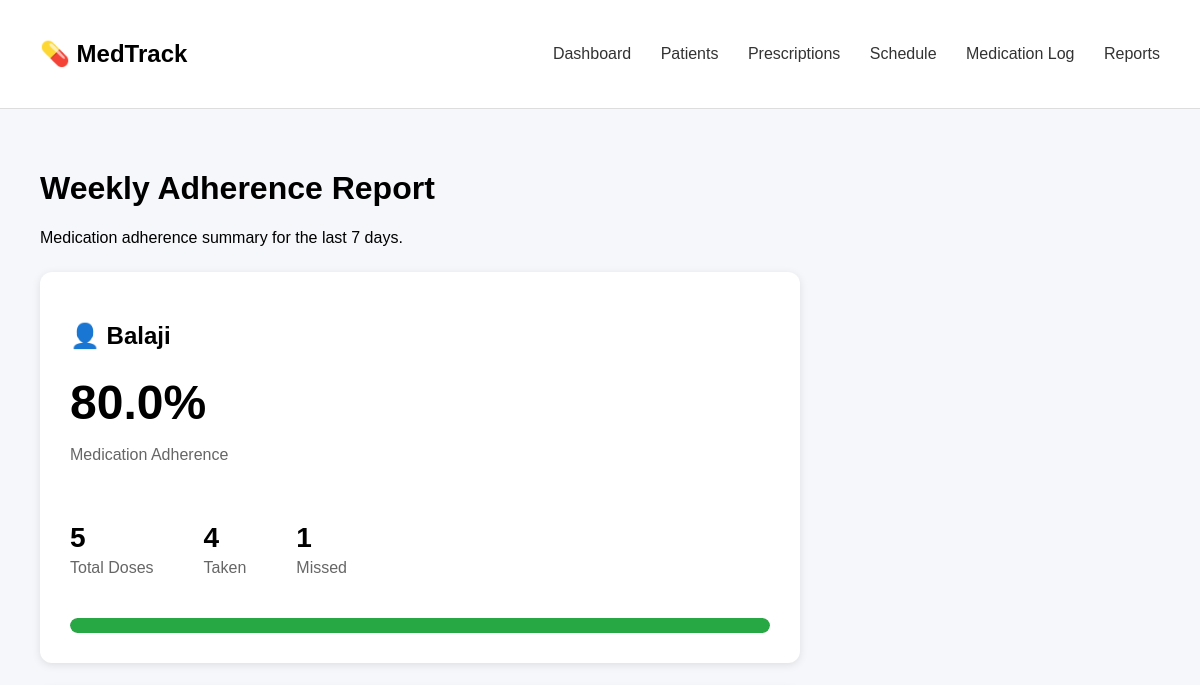
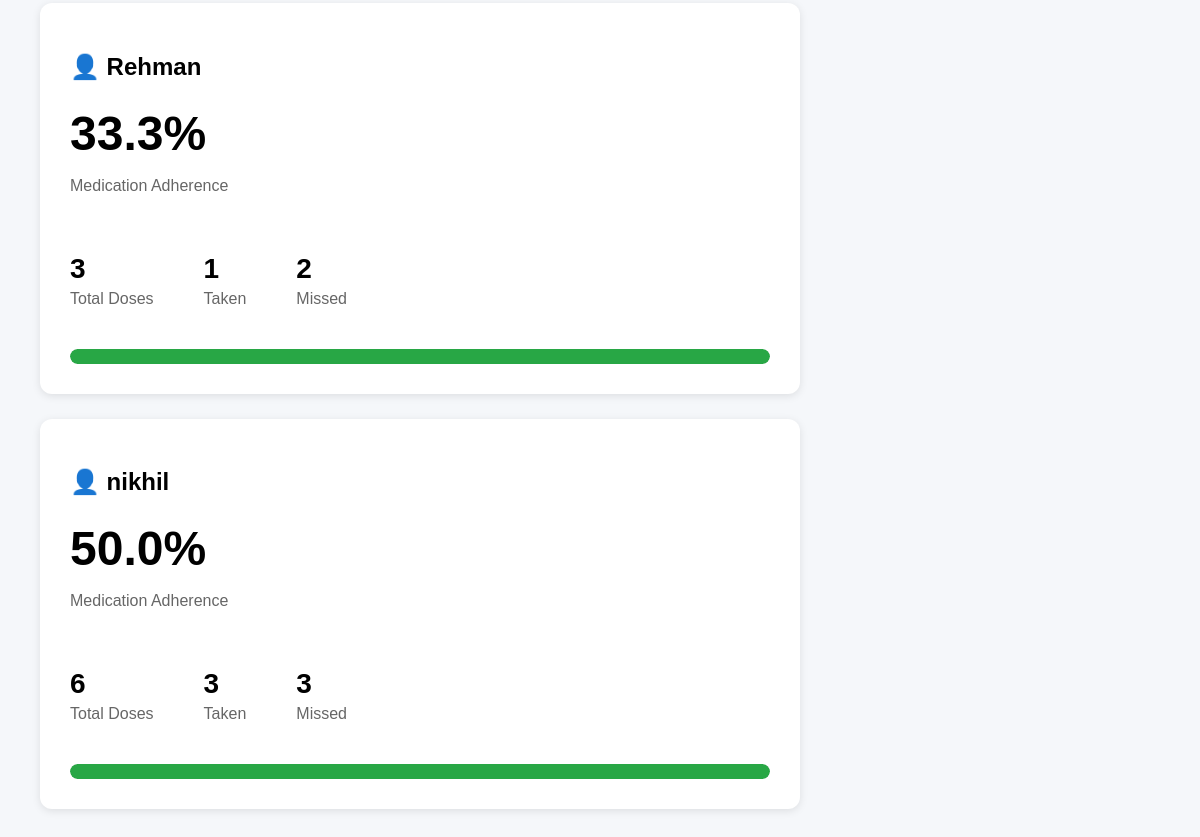
Page /reports on the earlier database version (2 pictures, top to bottom).
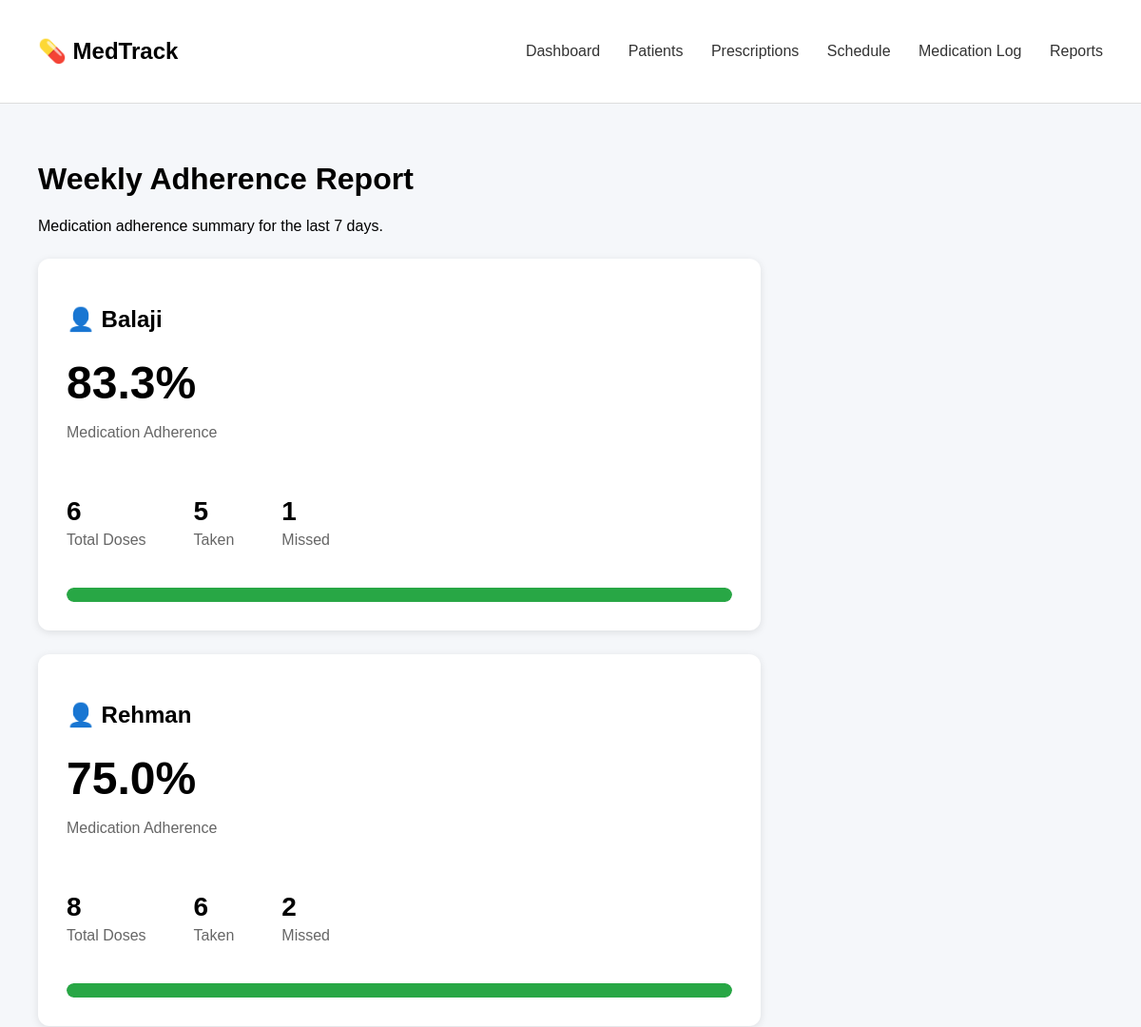
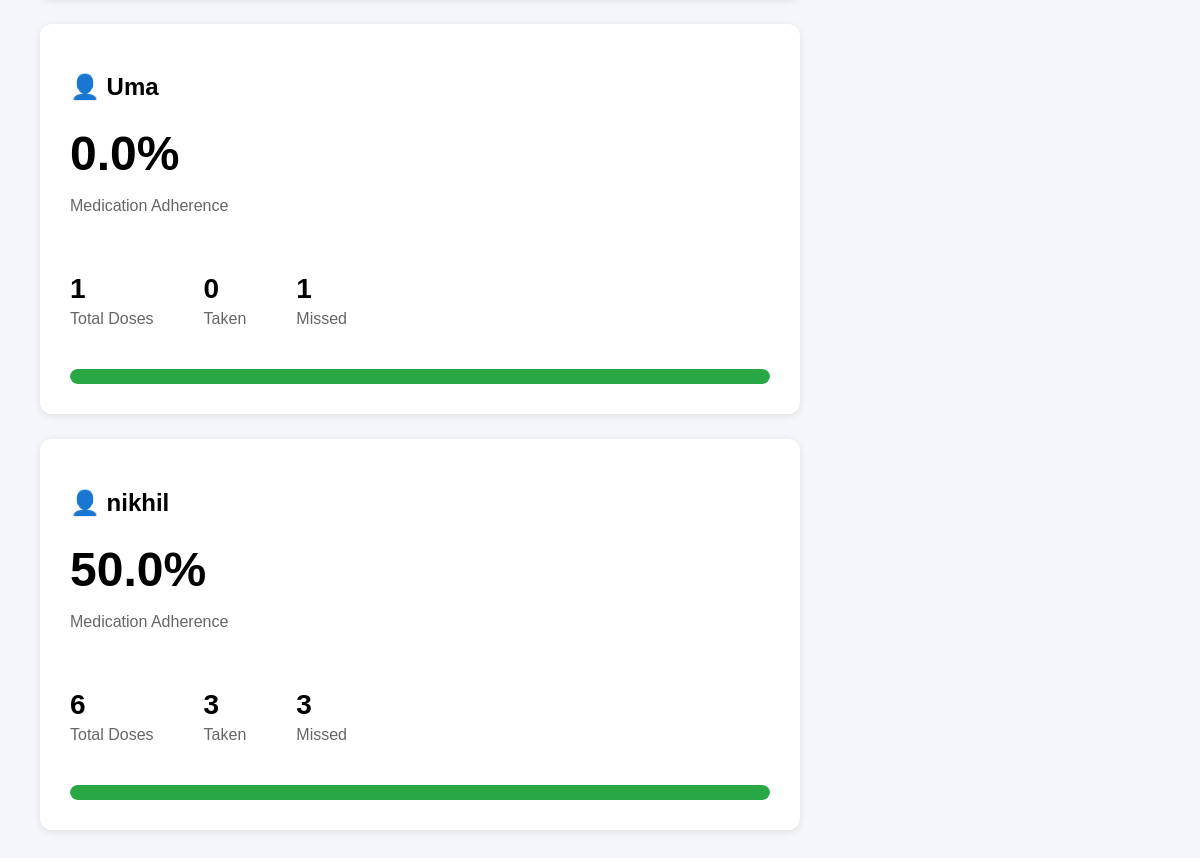
Same page on the later database version (2 pictures, top to bottom).
### tables this page shows
CREATE TABLE patients (
            patient_id INTEGER PRIMARY KEY AUTOINCREMENT,
            name TEXT NOT NULL,
            age INTEGER,
            contact TEXT,
            timezone TEXT NOT NULL DEFAULT 'Asia/Kolkata'
        );

### app.py (the view)
@app.route("/reports")
def reports():
    report_data = database.get_weekly_report()
    weekly_reports = []
    for report in report_data:
        total = report["total_doses"]
        taken = report["taken_doses"]
        missed = report["missed_doses"]
        if total > 0:
            adherence = (taken / total) * 100
        else:
            adherence = 0
        weekly_reports.append({
            "patient_id": report["patient_id"],
            "patient_name": report["patient_name"],
            "total_doses": total,
            "taken_doses": taken,
            "missed_doses": missed,
            "adherence": round(adherence, 1)
        })
    return render_template(
        "reports.html",
        reports=weekly_reports
    )

### database.py (called while the page is built)
def get_connection():
    connection = sqlite3.connect(DATABASE_NAME)
    connection.row_factory = sqlite3.Row
    return connection

### templates/reports.html (shortened to what this page needs)
<!DOCTYPE html>
<html lang="en">
<head>
    <link rel="stylesheet"
          href="{{ url_for('static', filename='css/style.css') }}">
</head>
<body>
<header>
    <h2>💊 MedTrack</h2>
    <nav>
        <a href="/">Dashboard</a>
        <a href="/patients">Patients</a>
        <a href="/prescriptions">Prescriptions</a>
        <a href="/schedule">Schedule</a>
        <a href="/medication-log">Medication Log</a>
        <a href="/reports">Reports</a>
    </nav>
</header>
<main>
    <h1>Weekly Adherence Report</h1>
    <p>
        Medication adherence summary for the last 7 days.
    </p>
    {% if reports %}
        {% for report in reports %}
        <div class="report-card">
            <h2>
                👤 {{ report["patient_name"] }}
            </h2>
            <div class="adherence-score">
                {{ report["adherence"] }}%
            </div>
            <p class="adherence-label">
                Medication Adherence
            </p>
            <div class="report-stats">
                <div class="report-stat">
                    <h3>
                        {{ report["total_doses"] }}
                    </h3>
                    <p>
                        Total Doses
                    </p>
                </div>
                <div class="report-stat">
                    <h3>
                        {{ report["taken_doses"] }}
                    </h3>
                    <p>
                        Taken
                    </p>
                </div>
                <div class="report-stat">
                    <h3>
                        {{ report["missed_doses"] }}
                    </h3>
                    <p>
                        Missed
                    </p>
                </div>
            </div>
            <div class="progress-container">
                <div class="progress-bar"
                    style="--progress-width: {{ report.adherence }}%;">
                </div>
            </div>
        </div>
        {% endfor %}
    {% endif %}
</main>
</body>
</html>

Differences in the rows shown:
computed for patients "Balaji": adherence "80.0" → "83.3"; total_doses "5" → "6"; taken_doses "4" → "5"
computed for patients "Rehman": adherence "33.3" → "75.0"; total_doses "3" → "8"; taken_doses "1" → "6"
added patients: patient_name "Uma", adherence "0.0", total_doses "1", taken_doses "0", missed_doses "1"
